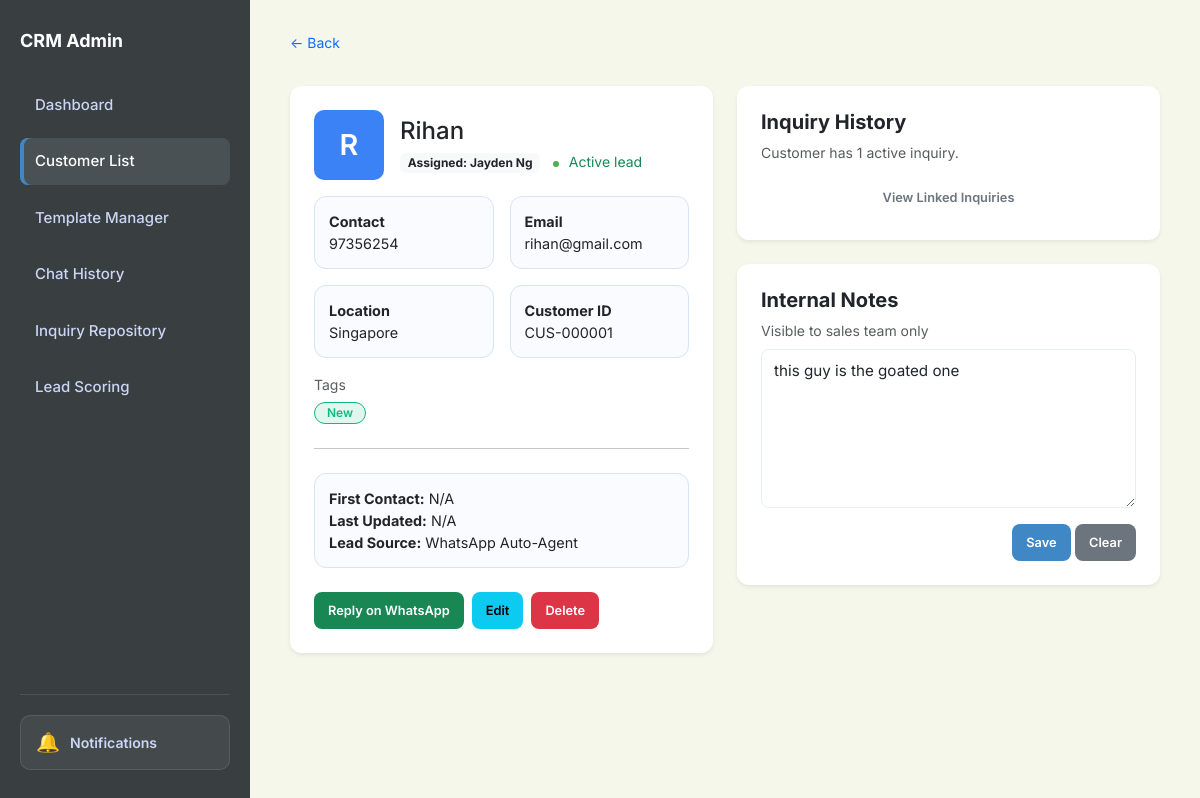
/customer/1, run on an earlier commit of the app's database.
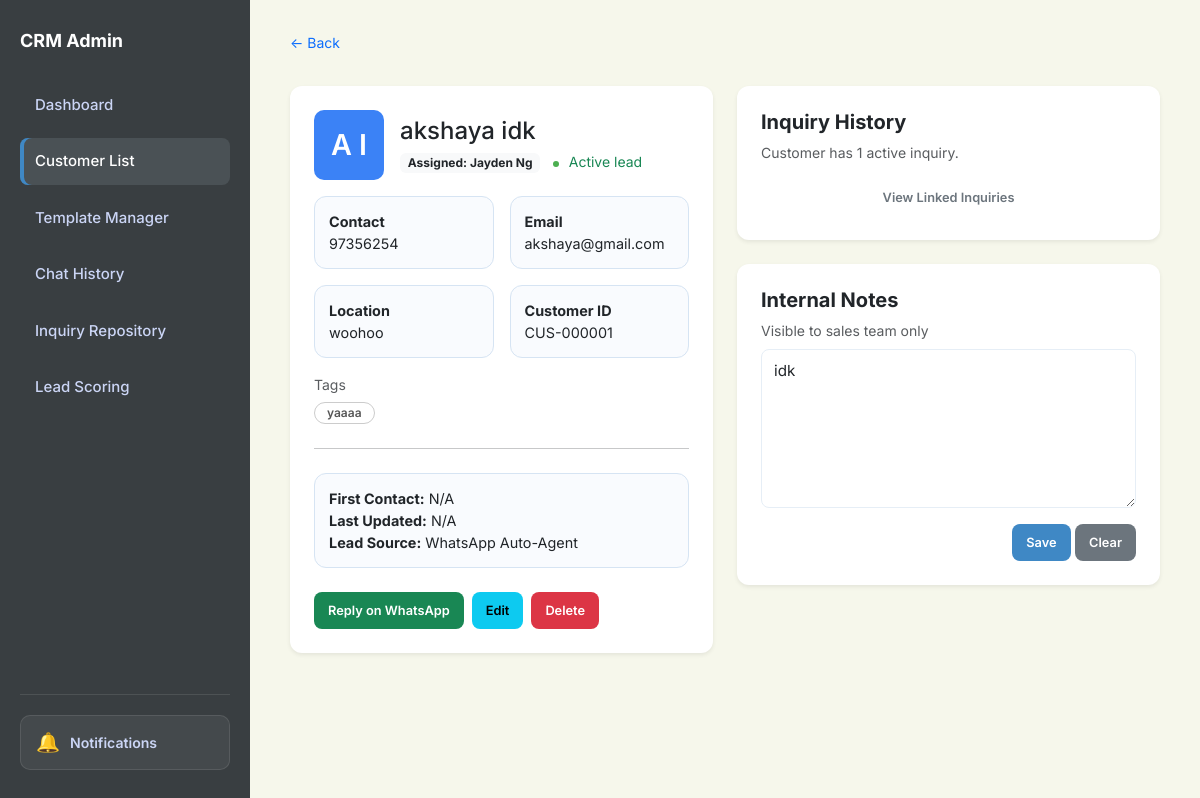
And on a later commit of the database.
### app.py (models this page shows)
class Customer(db.Model):
    id = db.Column(db.Integer, primary_key=True)
    name = db.Column(db.String(100), nullable=False)
    email = db.Column(db.String(120), unique=True)
    phone = db.Column(db.String(20))
    location = db.Column(db.String(100))
    assigned_staff = db.Column(db.String(100))
    status = db.Column(db.String(50), default="Active")
    tags = db.Column(db.String(200)) # Stored as "VIP,New,Returning"
    notes = db.Column(db.Text)
    last_contact = db.Column(db.String(50))

### app.py (the view)
@app.route('/customer/<int:id>')
def customer_profile(id):
    customer = Customer.query.get_or_404(id)
    tag_colors = {
        'VIP': '#f59e0b',
        'New': '#10b981',
        'Returning': '#3b82f6',
        'Hot Lead': '#ef4444',
        'Cold Lead': '#6b7280',
        'Premium': '#8b5cf6',
        'Enterprise': '#ec4899'
    }
    return render_template('customer_details.html', c=customer, tag_colors=tag_colors)

### app.py (called while the page is built)
@app.context_processor
def inject_search_data():
    customers = Customer.query.all()
    inquiries = Inquiry.query.all()
    rules = Rule.query.all()
    templates = AutoReplyTemplate.query.all()
    faqs = FAQ.query.all()
    search_seed = []
    for c in customers:
        search_seed.append({"display": c.name, "category": "Customer", "page": "/customers"})
    for i in inquiries:
        search_seed.append({"display": f"Inquiry: {i.customer}", "category": "Inquiry", "page": f"/inquiry/{i.id}"})
    for r in rules:
        search_seed.append({"display": r.name, "category": "Rule", "page": "/scoring"})
    for t in templates:
        search_seed.append({"display": t.title, "category": "Template", "page": "/templates-manager"})
    for f in faqs:
        search_seed.append({"display": f.question, "category": "FAQ", "page": "/templates-manager"})
    return dict(search_seed=search_seed)

### templates/customer_details.html (shortened to what the changed rows need)
<!DOCTYPE html>
<html lang="en">
<head>
    <link href="https://cdn.jsdelivr.net/npm/bootstrap@5.3.0/dist/css/bootstrap.min.css" rel="stylesheet">
    <link rel="stylesheet" href="{{ url_for('static', filename='style.css') }}">
</head>
<body id="page-customers">
    <aside class="sidebar">
        <h2>CRM Admin</h2>
    </aside>
    <main class="main">
        <div class="row g-4 mt-2">
            <div class="col-lg-6">
                <div class="card p-4 shadow-sm border-0">
                    <div class="d-flex align-items-center mb-3">
                        {% set parts = c.name.strip().split() %}
                        <div class="avatar-circle me-3" style="width:70px;height:70px;font-size:1.8rem;">
                            {{ parts[0][0]|upper }}
                            {% if parts|length > 1 %}
                            {{ parts[-1][0]|upper }}
                            {% endif %}
                        </div>
                        <div>
                            <h4 class="mb-1">{{ c.name }}</h4>
                            <span class="badge bg-light text-dark">
                                Assigned: {{ c.assigned_staff or "Jayden Ng" }}
                            </span>
                            <span class="ms-2 small text-success">
                                <span class="status-dot"></span> Active lead
                            </span>
                        </div>
                    </div>
                    <div class="row g-3">
                        <div class="col-md-6">
                            <div class="info-box"><strong>Contact</strong><br>{{ c.phone or 'N/A' }}</div>
                        </div>
                        <div class="col-md-6">
                            <div class="info-box"><strong>Email</strong><br>{{ c.email }}</div>
                        </div>
                        <div class="col-md-6">
                            <div class="info-box"><strong>Location</strong><br>{{ c.location or 'Singapore' }}</div>
                        </div>
                        <div class="col-md-6">
                            <div class="info-box"><strong>Customer ID</strong><br>CUS-{{ "%06d"|format(c.id) }}</div>
                        </div>
                    </div>
                    <div class="mt-3">
                        <div class="text-muted small mb-1">Tags</div>
                        {% if c.tags %}
                        {% for tag in c.tags.split(',') %}
                        <span class="tag" style="
                      background: {{ tag_colors.get(tag, '#ccc') }}20;
                      color: {{ tag_colors.get(tag, '#555') }};
                      border: 1px solid {{ tag_colors.get(tag, '#ccc') }};
                  ">
                            {{ tag }}
                        </span>
                        {% endfor %}
                        {% else %}
                        <span class="text-muted small">No tags</span>
                        {% endif %}
                    </div>
                    <div class="info-box mb-4">
                        <div><strong>First Contact:</strong> {{ c.last_contact or "N/A" }}</div>
                        <div><strong>Last Updated:</strong> {{ c.updated_at or "N/A" }}</div>
                        <div><strong>Lead Source:</strong> WhatsApp Auto-Agent</div>
                    </div>
                </div>
            </div>
            <div class="col-lg-6">
                <div class="card p-4 shadow-sm border-0">
                    <h5 class="fw-bold">Internal Notes</h5>
                    <div class="text-muted small mb-2">Visible to sales team only</div>
                    <textarea class="form-control mb-3" rows="6" id="customerNotes">{{ c.notes or '' }}</textarea>
                    <div class="text-end">
                        <button class="btn btn-primary btn-sm" onclick="saveNotes(event)" data-customer-id="{{ c.id }}">
                        </button>
                        <button class="btn btn-secondary btn-sm"
                            onclick="document.getElementById('customerNotes').value=''">
                        </button>
                    </div>
                </div>
            </div>
        </div>
    </main>
</body>
</html>

What changed in the data, as far as the page shows it:
changed Customer "Jayden Ng": name "Rihan" → "akshaya idk"; email "rihan@gmail.com" → "akshaya@gmail.com"; location "Singapore" → "woohoo"; tags "New" → "yaaaa"; notes "this guy is the goated one" → "idk"; name "R" → (not shown)
Also different on the page:
{{ parts[0][0]|upper }}: (not shown) → "A"
{{ parts[-1][0]|upper }}: (not shown) → "I"
